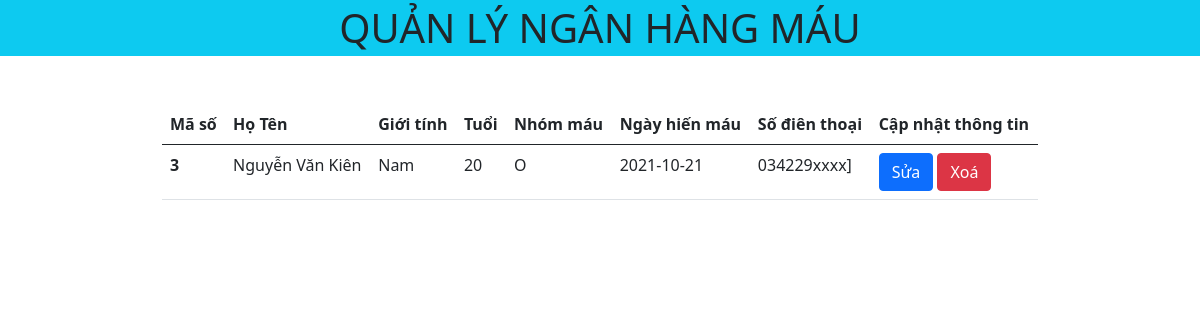
Screenshot of /detail.php?id=3 with the database file from the repository.
### tables this page shows
CREATE TABLE `blood_donor` (
  `bd_id` int(11) NOT NULL,
  `bd_name` varchar(50) NOT NULL,
  `bd_sex` varchar(5) DEFAULT NULL,
  `bd_age` int(11) NOT NULL,
  `bd_bgroup` varchar(5) NOT NULL,
  `bd_reg_date` date NOT NULL DEFAULT current_timestamp(),
  `bd_phno` varchar(20) NOT NULL
);

### detail.php (the view, shortened to what this page needs)
<?php
include './header.php';
$id = $_GET['id'];
?>
<table class="table table-responsive">
    <thead>
        <tr>
            <th scope="col">Mã số</th>
            <th scope="col">Họ Tên</th>
            <th scope="col">Giới tính</th>
            <th scope="col">Tuổi</th>
            <th scope="col">Nhóm máu</th>
            <th scope="col">Ngày hiến máu</th>
            <th scope="col">Số điên thoại</th>
            <th scope="col">Cập nhật thông tin</th>
        </tr>
    </thead>
    <tbody>
        <?php
        include './config.php';
        $sql = "SELECT * FROM `blood_donor` WHERE bd_id = '$id' ";
        $result = mysqli_query($conn, $sql);
        if (mysqli_num_rows($result) > 0) {
            while ($row = mysqli_fetch_assoc($result)) {
                echo "<tr>";
                echo '<th scope="row">' . $row['bd_id'] . '</th>';
                echo '<td>' . $row['bd_name'] . '</td>';
                echo '<td>' . $row['bd_sex'] . '</td>';
                echo '<td>' . $row['bd_age'] . '</td>';
                echo '<td>' . $row['bd_bgroup'] . '</td>';
                echo '<td>' . $row['bd_reg_date'] . '</td>';
                echo '<td>' . $row['bd_phno'] . '</td>';
                echo '<td>
                        <a href="process/edit.php?id=' . $id . '" class="btn btn-primary">Sửa</a>
                        <a href="process/delete.php?id=' . $id . '" class="btn btn-danger">Xoá</a>
                      </td>';
                echo '</tr>';
            }
        }
        ?>
    </tbody>
</table>
<?php include './footer.php' ?>

### rows the page displays
blood_donor: bd_id "3", bd_name "Nguyễn Văn Kiên", bd_sex "Nam", bd_age "20", bd_bgroup "O", bd_reg_date "2021-10-21", bd_phno "034229xxxx]"
